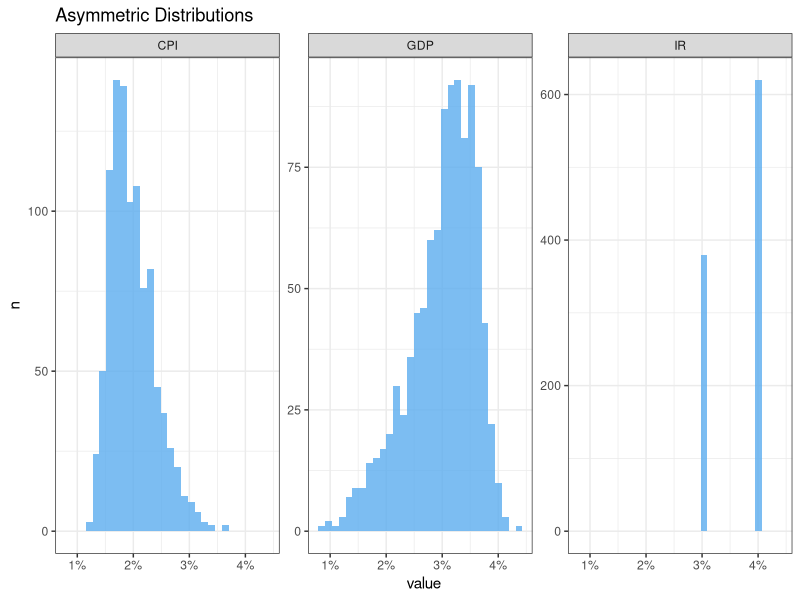
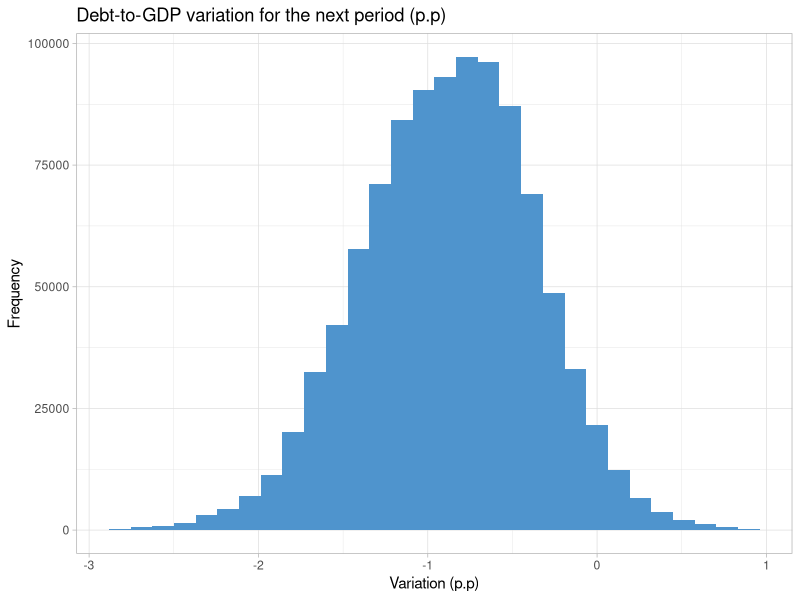

Here is the R script that generated these plots, in order:
## ---- chunk 1
#| include: false
Sys.setlocale("LC_TIME", "English")
## ---- chunk 2
#| warning: false
library(tidyverse)
library(sn)
set.seed(123)
sn_parameters <- map(
  .x = list(
    "CPI" = c(mean = 2.0, s.d. = 0.4, gamma = 0.8),
    "GDP" = c(mean = 3.0, s.d. = 0.6, gamma = -0.8)
  ),
  .f = cp2dp, family = 'sn'
)
# Number of simulations
n_sim <- 1000
variables_sim <- tibble(
  CPI  = rsn(n_sim, dp = sn_parameters[['CPI']]),
  GDP  = rsn(n_sim, dp = sn_parameters[['GDP']]),
  IR   = sample(c(3.0, 4.0),  n_sim, 
                prob = c(0.40, 0.60), 
                replace = TRUE
  )
)
## ---- chunk 3
#| warning: false
variables_sim %>% 
  rowid_to_column(var = 'n') %>% 
  pivot_longer(-n, names_to = 'var', values_to = 'value') %>% 
  ggplot(aes(x = value)) +
  geom_histogram(fill = "steelblue2", alpha = 0.8) +
  theme_bw() +
  scale_x_continuous(labels = function(x) paste0(x, '%')) +
  facet_wrap(~ var, scales = 'free_y') +
  labs(
    title = 'Asymmetric Distributions',
    x = "value",
    y = "n"
  )
## ---- chunk 4
#| warning: false
#| echo: false
#| eval: true
# Set eval: true if you don't have enough memory to run this exercise using the full sample
set.seed(1) 
variables_sim <- variables_sim %>% 
  slice_sample(prop = 0.1)
## ---- chunk 5
#| cache: true
scenarios_sim <- cross3(
  .x = variables_sim$CPI,
  .y = variables_sim$GDP,
  .z = variables_sim$IR
)
## ---- chunk 6
#| cache: true
debt2gdp_sim <- map_dbl(
  .x = scenarios_sim, 
  .f = function(x){
    x <- unlist(x)
    CPI  <- x[1]
    GDP  <- x[2]
    IR   <- x[3]
    r    <- IR - CPI
    b0   <- 60.0
    b1   <- (r - GDP)*(b0/100)
    return(b1)
  }
)
summary(debt2gdp_sim)
## ---- chunk 7
#| code-fold: true
#| code-summary: 'Show the code'
tibble(b1 = debt2gdp_sim) %>% 
  ggplot(aes(x = b1)) +
  geom_histogram(fill = "steelblue3") +
  labs(title = "Debt-to-GDP variation for the next period (p.p)",
       y = "Frequency", x = "Variation (p.p)") +
  theme(axis.text = element_text(size = 12),
        title = element_text(size = 12)) +
  theme_light()
